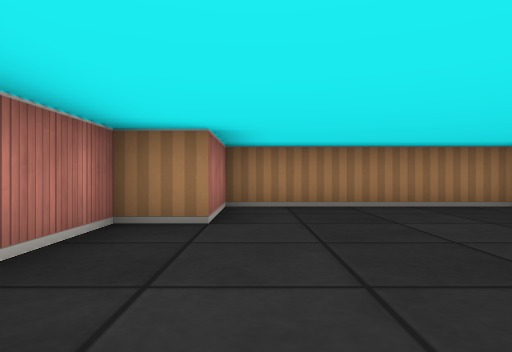
view 1 (above)

12 first-person views from a walk through a cub3D level. The camera is about half as high as the walls, looks level and sees 75° across. The floor is counted in squares. Each view is taken from the middle of a square. On the plan, view 1 faces up. The plan holds only what a view shows up to about 9 squares ahead; the rest is blank.

view 2
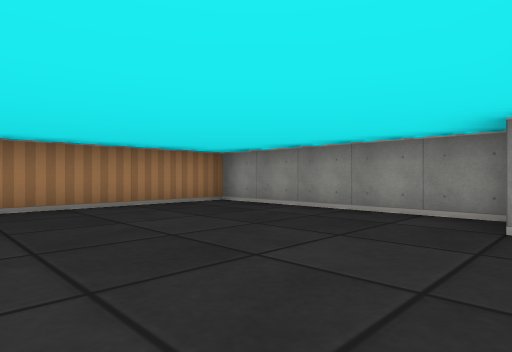

view 3
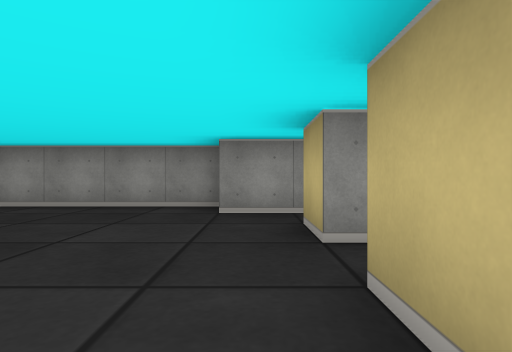

view 4
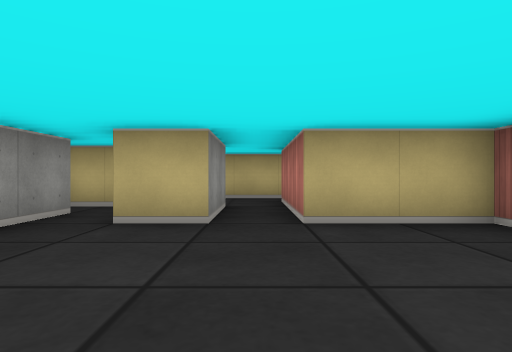

view 5
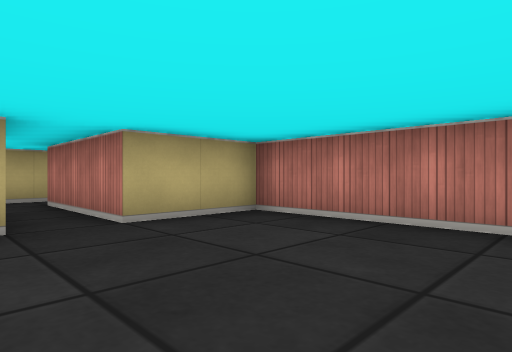

view 6
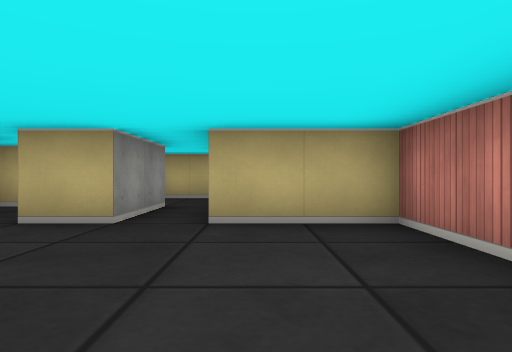

view 7
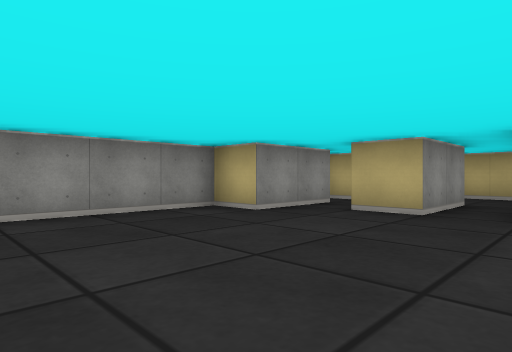

view 8
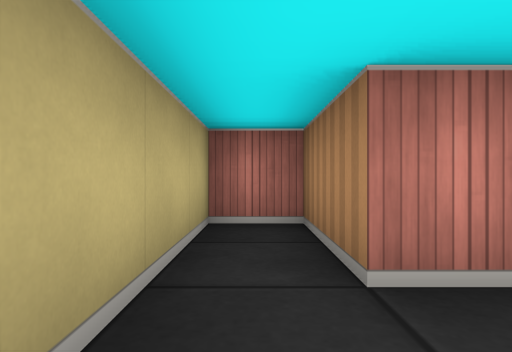

view 9
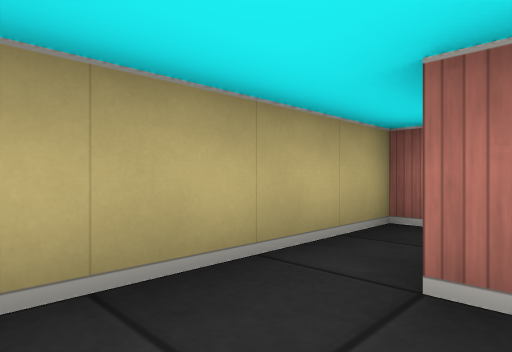

view 10
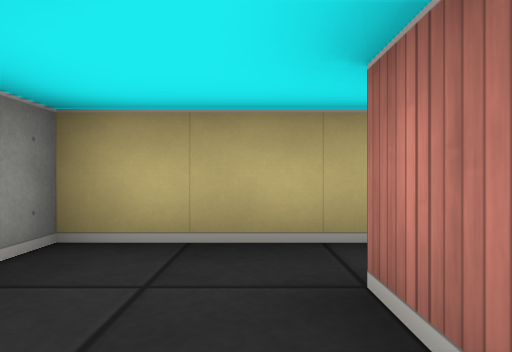

view 11
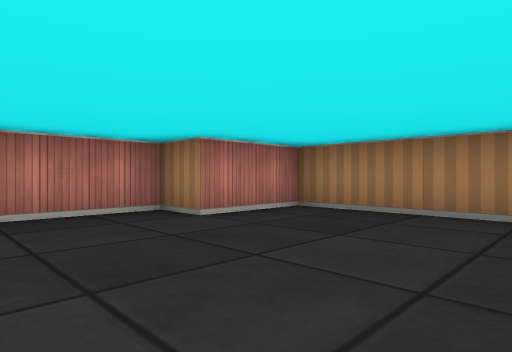

view 12
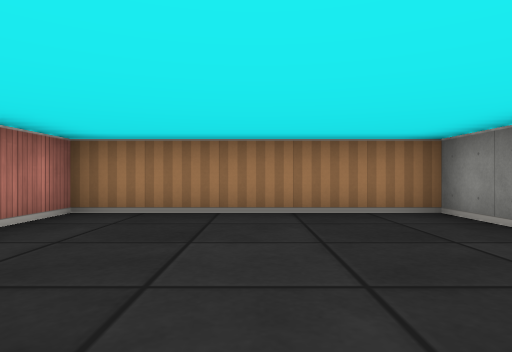

### Floor plan
Points are (right, up) in squares from view 1. A wall is a line through its corners. A room is listed if a view was taken in it or the views show most of it. See-through windows are left out.
Room 1 (views 1, 2, 3, 4, 5, 6, 7, 11, 12)
walls: (1.5, -0.5) (2.5, -0.5); (3.5, -1.5) (3.5, 0.5) (4.5, 0.5) (4.5, 5.5) (-0.5, 5.5) (-0.5, 3.5) (-1.5, 3.5) (-1.5, -0.5) (0.5, -0.5); (3.2, -2.5) (4.2, -2.5)
ways out: opening at (1, -1) to room 2
Room 2 (views 8, 9, 10)
walls: (1.5, -2.5) (1.5, -0.5); (0.5, -0.5) (0.5, -3.5) (-1.5, -3.5) (-1.5, -4.5) (2.5, -4.5) (2.5, -3.9)
ways out: opening at (1, -1) to room 1

Where each view was taken, in squares from view 1:
view 1: 0 up, 0 right, facing up
view 2: 0 up, 0 right, facing up-right
view 3: 0 up, 1 left, facing right
view 4: 3 up, 1 right, facing down
view 5: 3 up, 2 right, facing down-left
view 6: 3 up, 0 right, facing down
view 7: 4 up, 0 right, facing down-right
view 8: 4 down, 2 right, facing left
view 9: 3 down, 2 right, facing down-left
view 10: 2 down, 1 right, facing down
view 11: 1 up, 3 right, facing up-left
view 12: 1 up, 2 right, facing up
